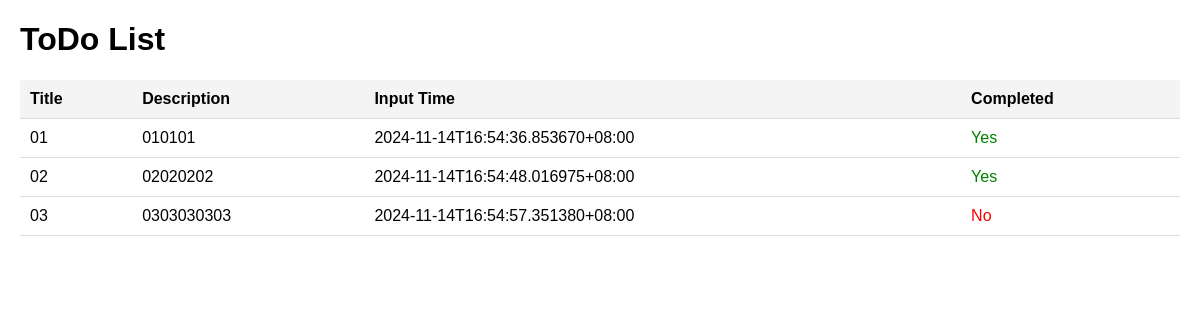
Page /app/firstapp/ on the committed database.
### firstapp/models.py (models this page shows)
class ToDo(models.Model):
    title  = models.CharField(max_length=255)
    description = models.TextField(blank=True)
    imput_time = models.DateTimeField(auto_now_add=True)
    completed = models.BooleanField(default=False)
    def __str__(self):
        return self.title

### firstapp/views/views.py (the view, shortened to what this page needs)
# urls.py: path('firstapp/', ToDoList.as_view(), name='todo-list'),
class ToDoList(APIView):
    template_name = 'firstapp.html'
    def get(self, request):
        data = firstapp()
        return render(request, self.template_name, data)

### firstapp/views/views.py (called while the page is built)
def firstapp():
        todos = ToDo.objects.all()
        serializer = ToDoSerializer(todos, many=True)
        data = {
            'todos': serializer.data
        }
        print('todos', todos)
        print('serializer', serializer.data)
        return data

### shop/context_processors.py (called while the page is built)
def category_list(request):
    categories = Category.objects.all()
    return {'categories': categories}

### firstapp/templates/firstapp.html (shortened to what this page needs)
<!DOCTYPE html>
<html lang="en">
<head>
</head>
<body>
    <h1>ToDo List</h1>
    <table>
        <thead>
            <tr>
                <th>Title</th>
                <th>Description</th>
                <th>Input Time</th>
                <th>Completed</th>
            </tr>
        </thead>
        <tbody>
            {% for todo in todos %}
                <tr>
                    <td>{{ todo.title }}</td>
                    <td>{{ todo.description }}</td>
                    <td>{{ todo.imput_time }}</td>
                    <td class="{% if todo.completed %}completed{% else %}pending{% endif %}">
                        {% if todo.completed %}
                            Yes
                        {% else %}
                            No
                        {% endif %}
                    </td>
                </tr>
            {% empty %}
                <tr>
                    <td colspan="4">沒有資料</td>
                </tr>
            {% endfor %}
        </tbody>
    </table>
</body>
</html>

### firstapp/templates/firstapp.html (style rules this page uses)
body { font-family: Arial, sans-serif; margin: 20px; }
table { width: 100%; border-collapse: collapse; }
th, td { padding: 10px; text-align: left; border-bottom: 1px solid #ddd; }
th { background-color: #f4f4f4; }
.completed { color: green; }
.pending { color: red; }

### rows in the picture
ToDo: title "01", description "010101"
ToDo: title "02", description "02020202"
ToDo: title "03", description "0303030303"

### other values in the picture
{{ todo.imput_time }} "2024-11-14T16:54:36.853670+08:00" "2024-11-14T16:54:48.016975+08:00" "2024-11-14T16:54:57.351380+08:00"
